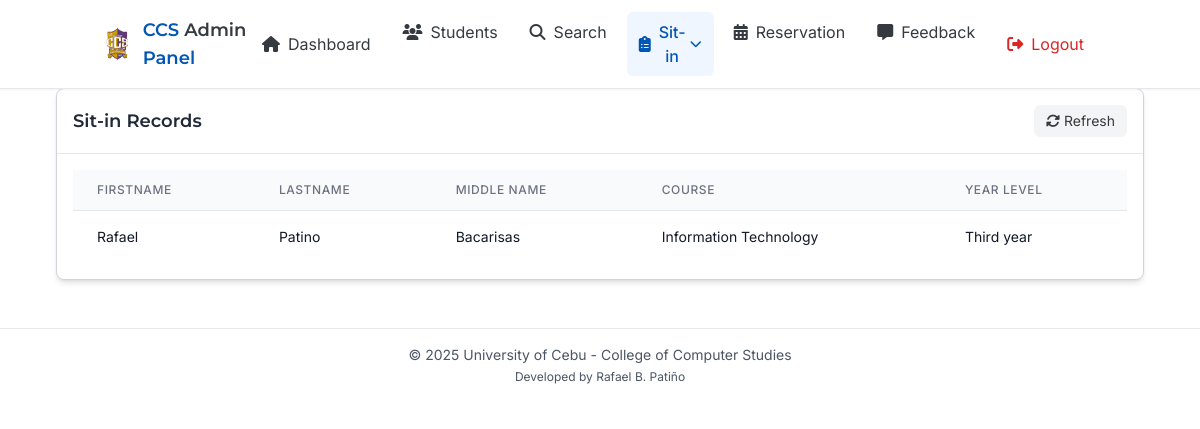
Screenshot of /pages/admin/sit-inRecords.php (signed in) with the database file from the repository.
### tables this page shows
CREATE TABLE `users` (
  `id` int(11) NOT NULL,
  `idno` varchar(100) NOT NULL,
  `lastname` varchar(100) NOT NULL,
  `firstname` varchar(100) NOT NULL,
  `midname` varchar(100) DEFAULT NULL,
  `course` enum('Computer Science','Information Technology') NOT NULL,
  `year_level` enum('First year','Second year','Third year','Fourth year') NOT NULL,
  `email` varchar(255) NOT NULL,
  `address` varchar(255) NOT NULL,
  `username` varchar(50) NOT NULL,
  `sessionno` int(11) DEFAULT NULL,
  `password_hash` varchar(255) NOT NULL,
  `created_at` timestamp NOT NULL DEFAULT current_timestamp()
);

### pages/admin/sit-inRecords.php (the view, shortened to what this page needs)
<?php
include('modals/search.php');
$sql = "SELECT idno, lastname, firstname, midname, course, year_level, sessionno FROM users";
$result = $conn->query($sql);
$sit_in_record = $result->fetch_all(MYSQLI_ASSOC);
?>
<!DOCTYPE html>
<html lang="en">
<head>
    <script src="https://cdn.tailwindcss.com"></script>
    <link rel="stylesheet" href="../../public/css/all.css">
</head>
<body>
    <nav class="bg-white border-b border-gray-200 fixed w-full z-50 shadow-sm">
        <div class="container mx-auto px-4">
            <div class="flex justify-between items-center py-3">
                <div class="flex items-center">
                    <div class="mr-3">
                        <img src="../../public/pictures/ccs-logo.png" alt="CCS Logo" class="h-10 w-10 rounded-md">
                    </div>
                    <span class="heading-font font-semibold text-lg text-primary">CCS <span class="text-secondary">Admin</span> Panel</span>
                </div>
                <div class="hidden md:flex space-x-2">
                    <a href="homepage.php" class="px-3 py-2 rounded-md transition duration-300 flex items-center text-secondary hover:bg-gray-100">
                        <i class="fas fa-home mr-2"></i><span>Dashboard</span>
                    </a>
                    <div class="relative group">
                        <a href="students-list.php" class="px-3 py-2 rounded-md transition duration-300 flex items-center text-secondary hover:bg-gray-100">
                            <i class="fas fa-users mr-2"></i><span>Students</span>
                        </a>
                    </div>
                    <div class="relative group">
                        <a href="#" class="open-search-modal px-3 py-2 rounded-md transition duration-300 flex items-center text-secondary hover:bg-gray-100">
                            <i class="fas fa-search mr-2"></i><span>Search</span>
                        </a>
                    </div>
                    <div class="relative group">
                        <button class="dropdown-button px-3 py-2 rounded-md transition duration-300 flex items-center font-medium text-primary bg-blue-50">
                            <i class="fas fa-clipboard-list mr-2"></i><span>Sit-in</span>
                            <i class="icon fas fa-chevron-down ml-1 text-xs"></i>
                        </button>
                    </div>
                    <div class="relative group">
                        <button class="px-3 py-2 rounded-md transition duration-300 flex items-center text-secondary hover:bg-gray-100">
                            <i class="fas fa-calendar-alt mr-2"></i><span>Reservation</span>
                        </button>
                    </div>
                    <div class="relative group">
                        <button class="px-3 py-2 rounded-md transition duration-300 flex items-center text-secondary hover:bg-gray-100">
                            <i class="fas fa-comment-alt mr-2"></i><span>Feedback</span>
                        </button>
                    </div>
                    <a href="../../logout.php" class="px-3 py-2 rounded-md transition duration-300 flex items-center text-red-600 hover:bg-red-50">
                        <i class="fas fa-sign-out-alt mr-2"></i><span>Logout</span>
                    </a>
                </div>
            </div>
        </div>
    </nav>
    <div class="pt-16 px-4 md:px-6 lg:px-8 container mx-auto max-w-6xl">
        <div class="py-6">
            <div class="md:col-span-2 bg-white rounded-lg border border-gray-300 shadow-md hover:shadow-xl transition-shadow duration-300">
                <div class="border-b border-gray-200 p-4 flex justify-between items-center">
                    <h2 class="heading-font text-lg font-semibold text-gray-800">Sit-in Records</h2>
                    <div class="flex space-x-2">
                        <button id="refreshBtn" class="px-3 py-1.5 text-sm bg-gray-100 text-secondary rounded-md hover:bg-gray-200 focus:outline-none transition duration-200 flex items-center">
                            <i class="fas fa-sync-alt mr-1"></i> Refresh
                        </button>
                    </div>
                </div>
                <div class="p-4">
                    <div class="overflow-x-auto">
                        <table class="min-w-full divide-y divide-gray-200">
                            <thead class="bg-gray-50">
                                <tr>
                                    <th scope="col" class="px-6 py-3 text-left text-xs font-medium text-gray-500 uppercase tracking-wider">Firstname</th>
                                    <th scope="col" class="px-6 py-3 text-left text-xs font-medium text-gray-500 uppercase tracking-wider">Lastname</th>
                                    <th scope="col" class="px-6 py-3 text-left text-xs font-medium text-gray-500 uppercase tracking-wider">Middle Name</th>
                                    <th scope="col" class="px-6 py-3 text-left text-xs font-medium text-gray-500 uppercase tracking-wider">Course</th>
                                    <th scope="col" class="px-6 py-3 text-left text-xs font-medium text-gray-500 uppercase tracking-wider">Year Level</th>
                                </tr>
                            </thead>
                            <tbody class="bg-white divide-y divide-gray-200" id="activeSitInsList">
                                <?php if (empty($sit_in_record)): ?>
                                <tr>
                                    <td colspan="6" class="px-6 py-4 text-center text-sm text-gray-500">
                                        No records of sit-ins available.
                                    </td>
                                </tr>
                                <?php else: ?>
                                    <?php foreach ($sit_in_record as $sit_in): ?>
                                    <tr>
                                        <td class="px-6 py-4 whitespace-nowrap">
                                            <div class="text-sm text-gray-900"><?php echo htmlspecialchars($sit_in['firstname']); ?></div>
                                        </td>
                                        <td class="px-6 py-4 whitespace-nowrap">
                                            <div class="text-sm text-gray-900"><?php echo htmlspecialchars($sit_in['lastname']); ?></div>
                                        </td>
                                        <td class="px-6 py-4 whitespace-nowrap">
                                            <div class="text-sm text-gray-900"><?php echo htmlspecialchars($sit_in['midname']); ?></div>
                                        </td>
                                        <td class="px-6 py-4 whitespace-nowrap">
                                            <div class="text-sm text-gray-900"><?php echo htmlspecialchars($sit_in['course']); ?></div>
                                        </td>
                                        <td class="px-6 py-4 whitespace-nowrap">
                                            <div class="text-sm text-gray-900"><?php echo htmlspecialchars($sit_in['year_level']); ?></div>
                                        </td>
                                    </tr>
                                    <?php endforeach; ?>
                                <?php endif; ?>
                            </tbody>
                        </table>
                    </div>
                </div>
            </div>
        </div>
    </div>
    <footer class="bg-white border-t border-gray-200 py-4 mt-6">
        <div class="container mx-auto px-4 text-center text-gray-600 text-sm">
            <p>&copy; 2025 University of Cebu - College of Computer Studies</p>
            <p class="text-xs mt-1">Developed by Rafael B. Patiño</p>
        </div>
    </footer>
</body>
</html>

### pages/admin/sit-inRecords.php (style rules this page uses)
body { font-family: 'Inter', sans-serif; }
.heading-font { font-family: 'Montserrat', sans-serif; }

### rows the page displays
users: firstname "Rafael", lastname "Patino", midname "Bacarisas", course "Information Technology", year_level "Third year"
